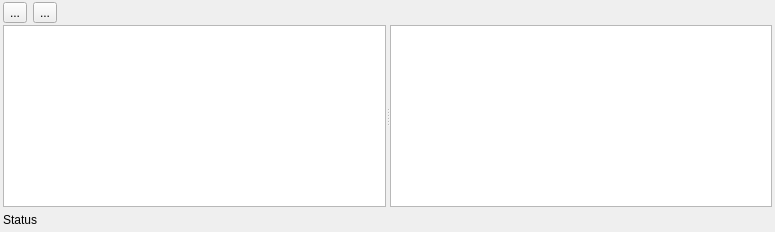
<?xml version="1.0" encoding="UTF-8"?>
<ui version="4.0">
 <class>DockWidget</class>
 <widget class="QDockWidget" name="DockWidget">
  <property name="geometry">
   <rect>
    <x>0</x>
    <y>0</y>
    <width>775</width>
    <height>232</height>
   </rect>
  </property>
  <property name="windowTitle">
   <string>Render Pipeline</string>
  </property>
  <widget class="QWidget" name="dockWidgetContents">
   <layout class="QVBoxLayout" name="verticalLayout">
    <property name="spacing">
     <number>0</number>
    </property>
    <property name="leftMargin">
     <number>3</number>
    </property>
    <property name="topMargin">
     <number>0</number>
    </property>
    <property name="rightMargin">
     <number>3</number>
    </property>
    <property name="bottomMargin">
     <number>0</number>
    </property>
    <item>
     <widget class="QWidget" name="TopTools" native="true">
      <property name="minimumSize">
       <size>
        <width>0</width>
        <height>25</height>
       </size>
      </property>
      <property name="maximumSize">
       <size>
        <width>16777215</width>
        <height>25</height>
       </size>
      </property>
      <layout class="QHBoxLayout" name="horizontalLayout_2">
       <property name="leftMargin">
        <number>0</number>
       </property>
       <property name="topMargin">
        <number>0</number>
       </property>
       <property name="rightMargin">
        <number>0</number>
       </property>
       <property name="bottomMargin">
        <number>0</number>
       </property>
       <item>
        <widget class="QToolButton" name="m_apply">
         <property name="sizePolicy">
          <sizepolicy hsizetype="Fixed" vsizetype="Fixed">
           <horstretch>0</horstretch>
           <verstretch>0</verstretch>
          </sizepolicy>
         </property>
         <property name="toolTip">
          <string>Import</string>
         </property>
         <property name="statusTip">
          <string>New</string>
         </property>
         <property name="text">
          <string>...</string>
         </property>
         <property name="popupMode">
          <enum>QToolButton::DelayedPopup</enum>
         </property>
        </widget>
       </item>
       <item>
        <widget class="QToolButton" name="m_captureMode">
         <property name="toolTip">
          <string>Capture stopped</string>
         </property>
         <property name="statusTip">
          <string>Capture stopped</string>
         </property>
         <property name="text">
          <string>...</string>
         </property>
        </widget>
       </item>
       <item>
        <spacer name="horizontalSpacer">
         <property name="orientation">
          <enum>Qt::Horizontal</enum>
         </property>
         <property name="sizeHint" stdset="0">
          <size>
           <width>725</width>
           <height>20</height>
          </size>
         </property>
        </spacer>
       </item>
      </layout>
     </widget>
    </item>
    <item>
     <widget class="QSplitter" name="m_splitter">
      <property name="orientation">
       <enum>Qt::Horizontal</enum>
      </property>
      <widget class="QGraphicsView" name="m_graphicsView">
       <property name="contextMenuPolicy">
        <enum>Qt::CustomContextMenu</enum>
       </property>
       <property name="verticalScrollBarPolicy">
        <enum>Qt::ScrollBarAsNeeded</enum>
       </property>
       <property name="horizontalScrollBarPolicy">
        <enum>Qt::ScrollBarAsNeeded</enum>
       </property>
      </widget>
      <widget class="QGraphicsView" name="m_graphicsViewFrameBuffer"/>
     </widget>
    </item>
    <item>
     <widget class="QWidget" name="BottomTools" native="true">
      <property name="minimumSize">
       <size>
        <width>0</width>
        <height>25</height>
       </size>
      </property>
      <property name="maximumSize">
       <size>
        <width>16777215</width>
        <height>25</height>
       </size>
      </property>
      <layout class="QHBoxLayout" name="horizontalLayout">
       <property name="spacing">
        <number>2</number>
       </property>
       <property name="leftMargin">
        <number>0</number>
       </property>
       <property name="topMargin">
        <number>0</number>
       </property>
       <property name="rightMargin">
        <number>0</number>
       </property>
       <property name="bottomMargin">
        <number>0</number>
       </property>
       <item>
        <widget class="QLabel" name="label">
         <property name="text">
          <string>Status</string>
         </property>
        </widget>
       </item>
       <item>
        <spacer name="horizontalSpacer_2">
         <property name="orientation">
          <enum>Qt::Horizontal</enum>
         </property>
         <property name="sizeHint" stdset="0">
          <size>
           <width>40</width>
           <height>20</height>
          </size>
         </property>
        </spacer>
       </item>
      </layout>
     </widget>
    </item>
   </layout>
  </widget>
 </widget>
 <resources/>
 <connections/>
</ui>
